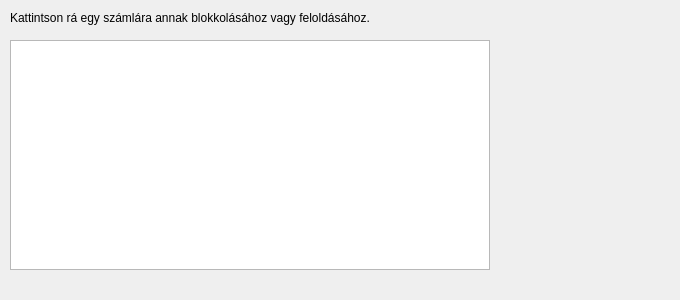
<?xml version="1.0" encoding="UTF-8"?>
<ui version="4.0">
 <class>BlockAccountWidget</class>
 <widget class="QWidget" name="BlockAccountWidget">
  <property name="geometry">
   <rect>
    <x>0</x>
    <y>0</y>
    <width>680</width>
    <height>300</height>
   </rect>
  </property>
  <property name="windowTitle">
   <string>Form</string>
  </property>
  <widget class="QTableView" name="accountTableView">
   <property name="geometry">
    <rect>
     <x>10</x>
     <y>40</y>
     <width>480</width>
     <height>230</height>
    </rect>
   </property>
  </widget>
  <widget class="QLabel" name="infoLabel">
   <property name="geometry">
    <rect>
     <x>10</x>
     <y>10</y>
     <width>471</width>
     <height>16</height>
    </rect>
   </property>
   <property name="text">
    <string>Kattintson rá egy számlára annak blokkolásához vagy feloldásához.</string>
   </property>
  </widget>
 </widget>
 <resources/>
 <connections/>
</ui>
